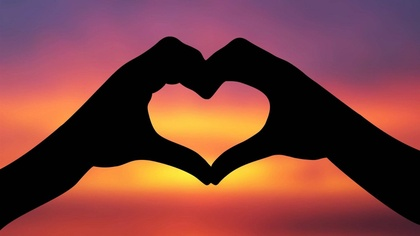
%> input picture heart.jpg, 420 x 236 px, shrunk from 1920 x 1080 before the run
$ octave FarFieldDiffraction_CGH.m   (GNU Octave 9; MATLAB toolbox functions it lacks are replaced by stand-ins)
%> lines starting %> are read from the running program, lines starting %| are printed output that depends on the picture; in (x1, y1, x2, y2) boxes, pixels count from 0 and x2, y2 are one past the last pixel; in counts of white or black regions, pixels touching at a corner belong together; the program's own positions count from 1
clc;
clear all;
close all;

%% Input and Display Image
% Read the input image
inputImage = imread('heart.jpg'); %face.jpg heart.jpg
%> inputImage is the input picture: size 236x420x3 uint8; mean R, G, B 123.2, 63.5, 61.5
figure(1);
imshow(inputImage);
title('Input Image');

% Display size of the input image
imageSize = size(inputImage);
%> imageSize = [236 420 3]
disp(['Image size: ', num2str(imageSize)]);
%| Image size: 236  420    3

%% Convert to Grayscale and Process Binary Image
% Convert the image to grayscale
grayImage = rgb2gray(inputImage);
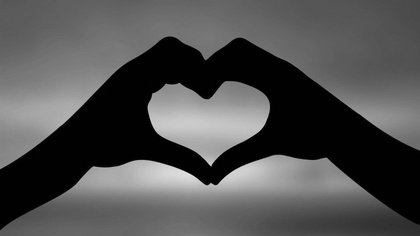
%> grayImage: size 236x420 uint8; min 0, max 235, mean 81.1

% Convert to binary image and scale
binaryImage = 255 * imbinarize(grayImage);
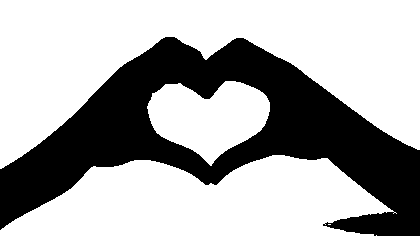
%> binaryImage: size 236x420 double; 66.8% white; 1 black region, box (x1, y1, x2, y2) and area: (0, 37, 420, 236) 32918

% Normalize the grayscale image
normalizedGray = double(grayImage) / max(max(double(grayImage)));
averageIntensity = mean(normalizedGray, 'all');
%> averageIntensity = 0.345

% Enhance binary image
for p = 1:size(binaryImage, 1)
    for j = 1:size(binaryImage, 2)
        if binaryImage(p, j) >= 180
            binaryImage(p, j) = 0;
        else
            binaryImage(p, j) = 255;
        end
    end
end

% Display the processed binary image
figure(2);
imshow(binaryImage, []);
title('Binary Image');
colormap('gray');

%% Cost Function Optimization
% Initialize parameters
iterations = 100;
relativeThreshold = 1e-3; % Small value for stopping
previousRMSE = inf;
binaryImage = double(binaryImage);
unityMatrix = ones(size(binaryImage));
fourierTransform = fftshift(binaryImage);
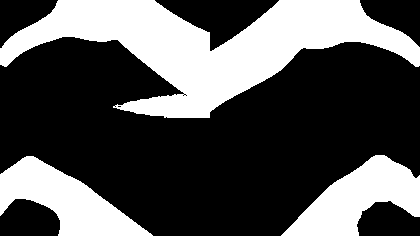
%> fourierTransform: size 236x420 double; 33.2% white; 3 white regions, box (x1, y1, x2, y2) and area: (0, 0, 420, 118) 21450, (0, 156, 153, 236) 5757, (281, 155, 420, 236) 5711
inverseFourierTransform = ifft2(fourierTransform);
phaseShifted = fftshift(inverseFourierTransform);

% Display RMSE optimization process
figure(3);
hold on;
axis([0, iterations, 0, 1]);
xlabel('Number of Iterations');
ylabel('RMSE');
title('Cost Function Optimization');

for k = 1:iterations
    % Update phase in Fourier domain
    magnitude = abs(unityMatrix) .* exp(1i * angle(phaseShifted));
    updatedFourier = fftshift(fft2(fftshift(magnitude)));

    % Update intensity
    intensity = abs(binaryImage) .* exp(1i * angle(updatedFourier));
    phaseShifted = fftshift(ifft2(fftshift(intensity)));

    % Calculate RMSE
    adjustedAverage = mean(abs(phaseShifted), 'all');
    intensityNormalized = (phaseShifted / adjustedAverage) * averageIntensity;
    rmse = sqrt(mean((abs(intensityNormalized) - normalizedGray).^2, 'all'));
    plot(k, rmse, 'o');

    % Stop if RMSE threshold is met
    if abs(previousRMSE - rmse) / previousRMSE < relativeThreshold && k > 50
        break;
    end

    previousRMSE = rmse;

end
%> this loop made 51 passes
%> (adjustedAverage, rmse, previousRMSE) on passes 1 to 12: (0.41, 0.314, 0.314), (0.411, 0.312, 0.312), (0.411, 0.312, 0.312), (0.411, 0.312, 0.312), (0.411, 0.312, 0.312), (0.411, 0.312, 0.312), (0.411, 0.312, 0.312), (0.412, 0.312, 0.312), (0.414, 0.31, 0.31), (0.42, 0.304, 0.304), (0.428, 0.295, 0.295), (0.435, 0.289, 0.289)
%> (adjustedAverage, rmse) on pass 51: (0.456, 0.27)
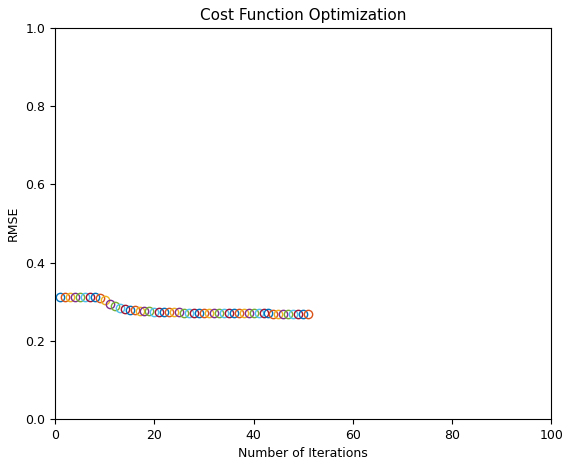
%> figure redrawn from the program's plot data
hold off;

%% Generate Phase and CGH Hologram
% Compute phase information
phase = angle(phaseShifted);
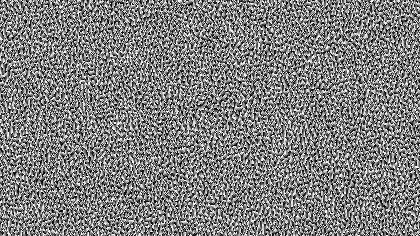
%> phase: size 236x420 double; min -3.14, max 3.14, mean -0.0055; drawn with min black and max white
quantizedPhase = round((phase + pi) * 255 / (2 * pi));

% Save and display CGH hologram
figure(4);
imagesc(quantizedPhase);
colormap('gray');
title('CGH Hologram');
imwrite(uint8(quantizedPhase), gray(256), 'output.png');

%% Display Output Image
% Compute and display Fourier transform magnitude
outputImage = abs(fftshift(fft2(fftshift(exp(1i * phase)))));
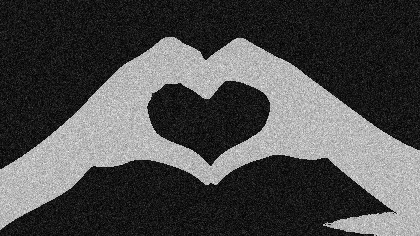
%> outputImage: size 236x420 double; min 0.164, max 736.8, mean 220.5; drawn with min black and max white
figure(5);
imagesc(outputImage);
colormap('gray');
title('Output Image');
